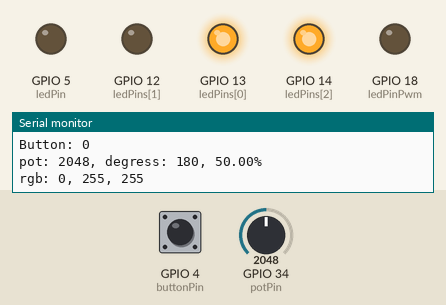
Simulated run of this sketch. Board: ESP32. On the bench: output pins drawn as LEDs (lit = HIGH), the last lines printed to the serial monitor. Inputs (shaded band) come from the test bench; at power-on: GPIO 34 (potPin) = 2048, GPIO 4 (buttonPin) LOW.

Above: at 1.2 s.
1.3 s: GPIO 34 (potPin) set to 2866
At 2.5 s:
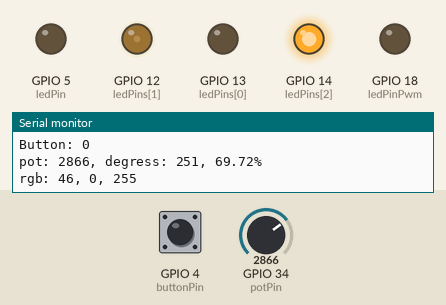
2.8 s: GPIO 4 (buttonPin) pulled HIGH for 0.15 s
At 2.88 s:
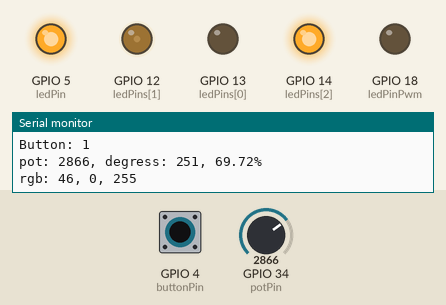
4.4 s: GPIO 34 (potPin) set to 3603
At 5.2 s:
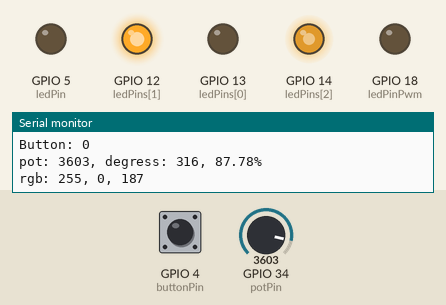
5.9 s: GPIO 4 (buttonPin) pulled HIGH for 1 s
At 6.3 s:
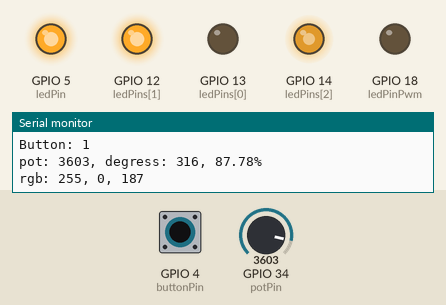
8.4 s: GPIO 34 (potPin) set to 4095
At 8.8 s:
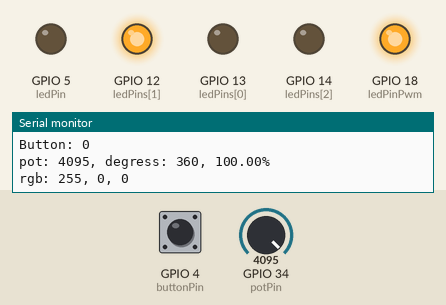
9.9 s: GPIO 4 (buttonPin) pulled HIGH for 0.15 s
At 9.98 s:
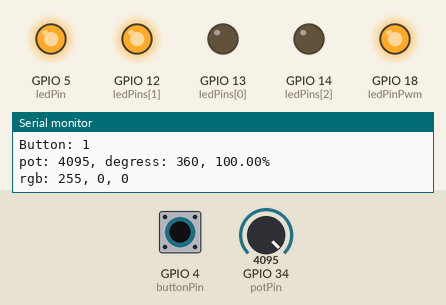
Timing chart, 0 to 12.5 s (numbered marks = the images above; inputs shaded):
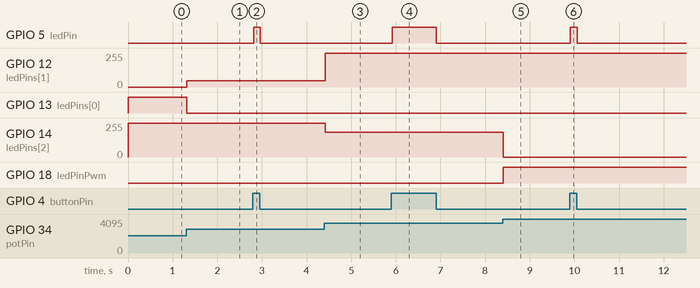

Measured:
- after the input at 1.3 s, GPIO 12 (ledPins[1]): 0/255 → 46/255 at once; GPIO 13 (ledPins[0]): HIGH → LOW at once
- after the input at 2.8 s, GPIO 5 (ledPin): LOW → HIGH at once, → LOW 0.14 s later
- after the input at 4.4 s, GPIO 12 (ledPins[1]): 46/255 → 255/255 at once; GPIO 14 (ledPins[2]): 255/255 → 186/255 at once
- after the input at 5.9 s, GPIO 5 (ledPin): LOW → HIGH at once, → LOW 0.99 s later
- after the input at 8.4 s, GPIO 14 (ledPins[2]): 186/255 → 0/255 at once; GPIO 18 (ledPinPwm): LOW → HIGH at once
- after the input at 9.9 s, GPIO 5 (ledPin): LOW → HIGH at once, → LOW 0.16 s later

The sketch:

esp_32_leds.ino
```cpp
// the number of the LED pin
const int ledPinPwm = 18;  // 16 corresponds to GPIO16
int ledPins[] = { 13, 12, 14 };
const byte chns[] = { 1, 2, 3 };
int red, green, blue;

// setting PWM properties
const int freq = 5000;
const int ledChannel = 0;
const int resolution = 8;

// set pin numbers
const int buttonPin = 4;  // the number of the pushbutton pin
const int ledPin = 5;     // the number of the LED pin
const int potPin = 34;

// variable for storing the pushbutton status
void setup() {
  Serial.begin(115200);
  pinMode(buttonPin, INPUT);  // initialize the pushbutton pin as an input
  pinMode(ledPin, OUTPUT);    // initialize the LED pin as an output
  ledcSetup(ledChannel, freq, resolution);
  ledcAttachPin(ledPinPwm, ledChannel);
  for (int i = 0; i < 3; i++) {
    ledcSetup(chns[i], freq, 8);
    ledcAttachPin(ledPins[i], chns[i]);
  }
}

void loop() {
  // checkButton();
  // fadeInFadeOut();
  checkButton();
  potMeter();
  delay(20);
}

void fadeInFadeOut() {
  // increase the LED brightness
  for (int dutyCycle = 0; dutyCycle <= 255; dutyCycle++) {  // changing the LED brightness with PWM
    ledcWrite(ledChannel, dutyCycle);
    delay(1);
  }
  delay(50);
  // decrease the LED brightness
  for (int dutyCycle = 255; dutyCycle >= 0; dutyCycle--) {  // changing the LED brightness with PWM
    ledcWrite(ledChannel, dutyCycle);
    delay(1);
  }
}

int potMeter() {
  int potValue = analogRead(potPin);
  int degrees = map(potValue, 0, 4095, 0, 360);
  float potFloat = degrees / 360.0;
  // Serial.println(potValue);
  Serial.print("pot: ");
  Serial.print(potValue);
  Serial.print(", degress: ");
  Serial.print(degrees);
  Serial.print(", ");
  Serial.print(potFloat * 100);
  Serial.println("%");
  setColor(potFloat);
  return potValue;
}

void checkButton() {
  int buttonState = digitalRead(buttonPin);
  Serial.print("Button: ");     // check if the pushbutton is pressed.
  Serial.println(buttonState);  // check if the pushbutton is pressed.
  if (buttonState == HIGH) {
    // turn LED on
    digitalWrite(ledPin, HIGH);
  } else {
    // turn LED off
    digitalWrite(ledPin, LOW);
  }
}

void setColor(float h) {
  float s = 1.0;
  float l = 0.5;
  float q = l < 0.5 ? l * (1 + s) : l + s - l * s;
  float p = 2 * l - q;
  int r = hue2rgb(p, q, h + 1. / 3) * 255;
  int g = hue2rgb(p, q, h) * 255;
  int b = hue2rgb(p, q, h - 1. / 3) * 255;
  Serial.print("rgb: ");
  Serial.print(r);
  Serial.print(", ");
  Serial.print(g);
  Serial.print(", ");
  Serial.println(b);
  setColor(r, g, b);
}

void setColor(byte r, byte g, byte b) {
  ledcWrite(chns[0], g);
  ledcWrite(chns[1], r);
  ledcWrite(chns[2], b);
  if (r > 200 && b < 50 && g < 50) {
    ledcWrite(ledChannel, 255);
  } else {
    ledcWrite(ledChannel, 0);
  }
}


float hue2rgb(float p, float q, float t) {
  if (t < 0)
    t += 1;
  if (t > 1)
    t -= 1;
  if (t < 1. / 6)
    return p + (q - p) * 6 * t;
  if (t < 1. / 2)
    return q;
  if (t < 2. / 3)
    return p + (q - p) * (2. / 3 - t) * 6;
  return p;
}
```
